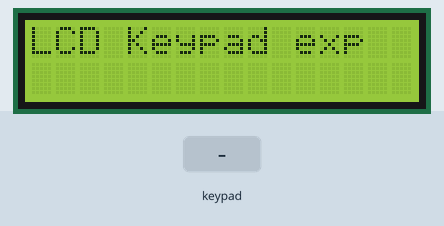
A sketch run on a simulated Arduino Uno, built with avr-gcc and run on an emulated ATmega328P. Shown: 16×2 character LCD. Wiring (inferred from the names in the program): 4×4 keypad with keys 1 2 3 A 4 5 6 B 7 8 9 C * 0 # D (labels assumed): rows pin 10, pin 11, pin 12, pin 13; columns pin 6, pin 7, pin 8, pin 9. The inputs (shaded band) are chosen by the test bench.

Above: at 1.2 s.
1.3 s: keypad keys 1 2 # pressed 0.4 s apart
At 2.7 s:
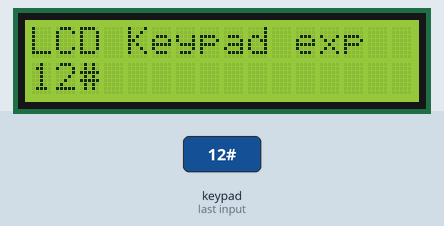
4.0 s: key 'A' pressed
At 5.2 s:
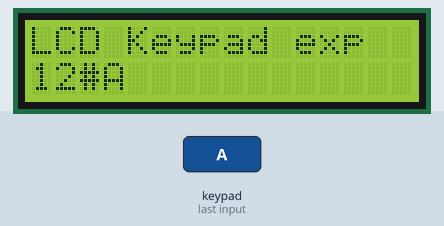
5.5 s: key 'B' pressed
At 6.5 s:
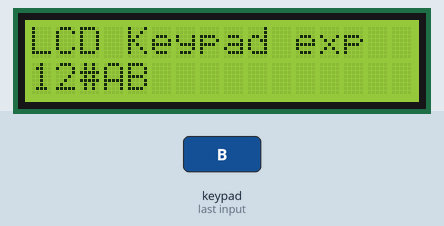
7.0 s: keypad keys 1 2 * pressed 0.4 s apart
At 8.3 s:
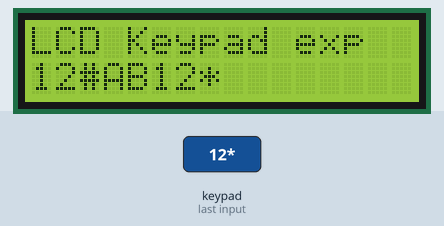
9.7 s: key 'C' pressed
At 10.9 s:
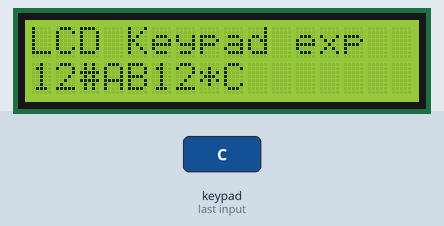
11.2 s: keypad keys 1 2 A pressed 0.4 s apart
At 12.7 s:
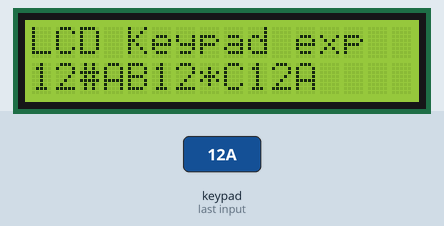
Timing chart, 0 to 14.2 s (numbered marks = the images above; inputs shaded):
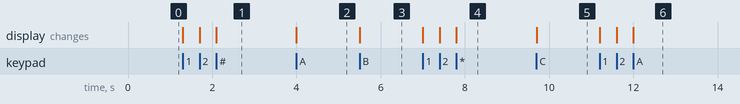

Measured:
- after the input at 1.3 s, the display: first changes at once (image 1 shows a later state)
- after the input at 4.0 s, the display: changes at once (image 2)
- after the input at 5.5 s, the display: changes at once (image 3)
- after the input at 7.0 s, the display: first changes at once (image 4 shows a later state)
- after the input at 9.7 s, the display: changes at once (image 5)
- after the input at 11.2 s, the display: first changes at once (image 6 shows a later state)

The sketch:

LCD_Keypad.ino
```cpp
#include<LiquidCrystal.h>

int rs=5 , e=3, d4=2,d5=16, d6=15,d7=14;
LiquidCrystal lcd(rs, e, d4,d5,d6,d7);
int r1=10, r2=11, r3=12, r4=13 ;
int c1=6, c2=7, c3=8 ,c4=9 ;
/*
 * 1 2 3 A
 * 4 5 6 B
 * 7 8 9 C
 * * 0 # D
 */

void setup()
{
  lcd.begin(16,2); lcd.print("LCD Keypad exp" ) ;
  // all rows as OUTPUT, columns as INPUT, make all Columns HIGH
  pinMode(r1,OUTPUT);  pinMode(r2,OUTPUT);  pinMode(r3,OUTPUT);   pinMode(r4,OUTPUT);
  pinMode(c1,INPUT);   pinMode(c2,INPUT);   pinMode(c3,INPUT);    pinMode(c4,INPUT);
  digitalWrite(c1,HIGH);  digitalWrite(c2,HIGH);  digitalWrite(c3,HIGH);  digitalWrite(c4,HIGH);
  lcd.setCursor(0,1);
}

void loop(){
  //make ROW1 as LOW, rest all rows HIGH and check all the corresponding columns
  digitalWrite(r1,LOW);   digitalWrite(r2,HIGH);  digitalWrite(r3,HIGH); digitalWrite(r4,HIGH);
  if(digitalRead(c1)==LOW){ lcd.print("1"); delay(300);   }
  if(digitalRead(c2)==LOW){ lcd.print("2"); delay(300);   }
  if(digitalRead(c3)==LOW){ lcd.print("3"); delay(300);  }
  if(digitalRead(c4)==LOW){ lcd.print("A"); delay(300);  }

//make ROW2 as LOW, rest all rows HIGH and check all the corresponding columns
  digitalWrite(r1,HIGH);   digitalWrite(r2,LOW);  digitalWrite(r3,HIGH); digitalWrite(r4,HIGH);
  if(digitalRead(c1)==LOW){ lcd.print("4");  delay(300);  }
  if(digitalRead(c2)==LOW){ lcd.print("5");  delay(300);  }
  if(digitalRead(c3)==LOW){ lcd.print("6");  delay(300);  }
  if(digitalRead(c4)==LOW){ lcd.print("B");  delay(300);  }

//make ROW3 as LOW, rest all rows HIGH and check all the corresponding columns
 digitalWrite(r1,HIGH);   digitalWrite(r2,HIGH);  digitalWrite(r3,LOW); digitalWrite(r4,HIGH);
  if(digitalRead(c1)==LOW){ lcd.print("7"); delay(300);  }
  if(digitalRead(c2)==LOW){ lcd.print("8"); delay(300);  }
  if(digitalRead(c3)==LOW){ lcd.print("9"); delay(300);  }
  if(digitalRead(c4)==LOW){ lcd.print("C"); delay(300);  }

  //make ROW4 as LOW, rest all rows HIGH and check all the corresponding columns
 digitalWrite(r1,HIGH);   digitalWrite(r2,HIGH);  digitalWrite(r3,HIGH); digitalWrite(r4,LOW);
  if(digitalRead(c1)==LOW){ lcd.print("*"); delay(300);  }
  if(digitalRead(c2)==LOW){ lcd.print("0"); delay(300);  }
  if(digitalRead(c3)==LOW){ lcd.print("#"); delay(300);  }
  if(digitalRead(c4)==LOW){ lcd.print("D"); delay(300);  }
}
```
